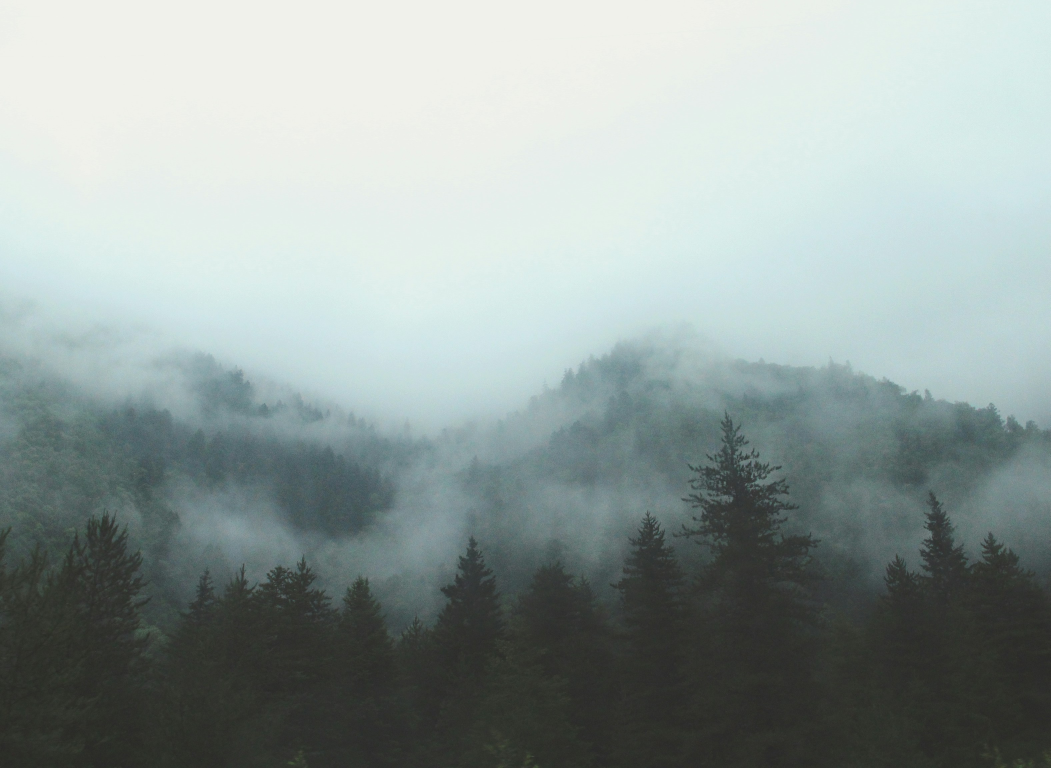
#> input picture Pic_Adjustment/odev_3/test_images/inggrid-koe-kbKEuU-YEIw-unsplash.jpg, 3152 x 2304 px (shown at 1/3 size)
$ python main.py
#> lines starting #> are read from the running program, lines starting #| are printed output that depends on the picture; after the words box and inside, x2 and y2 are one past the last pixel; in counts of white or black regions, pixels touching at a corner belong together
### Pic_Adjustment/odev_3/point_operations.py
"""

Amaç:
Bu dosyada Soru 1 ve Soru 5'te istenen temel nokta işlemleri
(Parlaklık, Kontrast, Negatif, Eşikleme, Gamma düzeltmesi)
fonksiyonlar halinde tanımlanmıştır.
Tüm işlemler NumPy dizileri üzerinde manuel olarak yapılmıştır.
"""

import numpy as np

# -----------------------------------------------------------
# Yardımcı Fonksiyon
# -----------------------------------------------------------
def _to_uint8(arr: np.ndarray) -> np.ndarray:
    """
    Dizi değerlerini [0,255] aralığında sınırlar (clip eder)
    ve uint8 tipine dönüştürür.
    Bu adım taşma (overflow) ve taşma altı (underflow) hatalarını önler.
    """
    return np.clip(arr, 0, 255).astype(np.uint8)

# -----------------------------------------------------------
# 1a) Parlaklık Ayarlama
# -----------------------------------------------------------
def adjust_brightness(img: np.ndarray, value: int) -> np.ndarray:
    """
    Parlaklık ayarlama işlemi.
    Mantık: Her piksel değerine sabit bir sayı eklemek veya çıkarmak.

    Formül: out = in + value
    value > 0 → görüntü aydınlanır
    value < 0 → görüntü kararır
    """
    # int16 kullanıyoruz çünkü uint8 + value taşmaya sebep olabilir
    return _to_uint8(img.astype(np.int16) + int(value))

# -----------------------------------------------------------
# 1b) Kontrast Ayarlama
# -----------------------------------------------------------
def adjust_contrast(img: np.ndarray, factor: float) -> np.ndarray:
    """
    Kontrast değişimi 128 (orta gri) etrafında yapılır.
    Piksel değerleri 128'e göre uzaklaştırılarak veya yaklaştırılarak ölçeklenir.

    Formül: out = factor * (in - 128) + 128
    factor > 1  → kontrast artar (renkler daha belirgin)
    factor < 1  → kontrast azalır (renkler birbirine yaklaşır)
    """
    return _to_uint8(factor * (img.astype(np.float32) - 128.0) + 128.0)

# -----------------------------------------------------------
# 1c) Negatif Görüntü
# -----------------------------------------------------------
def image_negative(img: np.ndarray) -> np.ndarray:
    """
    Negatif dönüşüm:
    Tüm parlaklık değerleri ters çevrilir.
    Karanlık alanlar aydınlanır, aydınlık alanlar kararır.

    Formül: out = 255 - in
    """
    return _to_uint8(255 - img.astype(np.int16))

# -----------------------------------------------------------
# 1d) Eşikleme (Thresholding)
# -----------------------------------------------------------
def threshold(img: np.ndarray, T: int) -> np.ndarray:
    """
    Basit ikili eşikleme işlemi.
    Eğer piksel değeri T'den büyükse 255 (beyaz), küçükse 0 (siyah) yapılır.

    Örnek:
      T = 120 → 120 üzeri beyaz, altı siyah.
    """
    return (img > int(T)).astype(np.uint8) * 255

# -----------------------------------------------------------
# 5) Gamma Düzeltmesi
# -----------------------------------------------------------
def gamma_correction(img: np.ndarray, gamma: float) -> np.ndarray:
    """
    Gamma düzeltmesi (nonlineer ton ayarlama).
    Görselin genel parlaklık dengesini değiştirir.

    Formül: out = 255 * (in / 255) ^ gamma

    γ < 1  → koyu alanları aydınlatır
    γ > 1  → parlak alanları bastırır
    γ = 1  → görüntü değişmez
    """
    # Piksel değerlerini 0-1 aralığına indiriyoruz
    x = img.astype(np.float32) / 255.0
    # Gamma fonksiyonu uygulanır
    y = np.power(x, float(gamma))
    # Tekrar 0-255 aralığına çıkarılır
    return _to_uint8(y * 255.0)

### Pic_Adjustment/odev_3/histogram_processing.py
"""
Amaç:
Bu dosyada histogram ve istatistik temelli işlemler (Soru 2, 3 ve 4)
yer alıyor. Tüm işlemler sıfırdan, NumPy kullanılarak manuel biçimde yapılmıştır.
"""

import numpy as np

# -----------------------------------------------------------
# 2a) Histogram Hesaplama
# -----------------------------------------------------------
def compute_histogram(img: np.ndarray) -> np.ndarray:
    """
    Gri-seviye bir görüntünün histogramını manuel olarak hesaplar.

    Mantık:
      - 0–255 aralığında 256 olasılık vardır.
      - Her pikselin yoğunluk değerine göre sayım yapılır.

    Dönüş:
      hist : Uzunluğu 256 olan bir dizi (her bin = kaç piksel var)
    """
    hist = np.zeros(256, dtype=np.int64)  # 256 olası gri seviye
    for v in img.ravel():                 # görüntüyü 1D vektör gibi düşün
        hist[int(v)] += 1                 # her değerin sıklığını say
    return hist

# -----------------------------------------------------------
# 2b) Görüntü İstatistikleri
# -----------------------------------------------------------
def image_stats(img: np.ndarray) -> dict:
    """
    Bir görüntü için temel istatistikleri döndürür:
      - Ortalama (mean)
      - Standart sapma (std)
      - Entropi (bilgi miktarı)
      - Minimum ve maksimum değerler

    Entropi, olasılık dağılımı p ile hesaplanır:
      entropy = -Σ(p * log2(p)), p>0 olan değerler için
    """
    hist = compute_histogram(img)         # önce histogramı al
    N = img.size                          # toplam piksel sayısı
    p = hist / float(N)                   # PDF (olasılık dağılımı)
    nz = p[p > 0]                         # 0 olanları çıkar (log2(0) tanımsız)
    entropy = -np.sum(nz * np.log2(nz))   # entropi formülü

    # Sözlük olarak döndür (kolay erişim için)
    return dict(
        mean=float(np.mean(img)),
        std=float(np.std(img)),
        entropy=float(entropy),
        min=int(np.min(img)),
        max=int(np.max(img)),
    )

# -----------------------------------------------------------
# 3) Kontrast Germe (Contrast Stretching)
# -----------------------------------------------------------
def contrast_stretch(img: np.ndarray) -> np.ndarray:
    """
    Kontrast Germe işlemi:
    Piksel değerlerini [min, max] aralığından [0, 255] aralığına yeniden ölçekler.

    Formül:
      out = (in - min) / (max - min) * 255

    Amaç:
      - Düşük kontrastlı görüntüleri genişletip daha net hale getirmek.
      - Eğer min ve max eşitse (düz görüntü), sıfır matris döndürür.
    """
    lo = float(np.min(img))
    hi = float(np.max(img))
    if hi == lo:
        # Tüm pikseller aynıysa kontrast germe yapılamaz
        return np.zeros_like(img, dtype=np.uint8)

    # Germe işlemi (float32 kullanılmazsa precision kaybı olabilir)
    out = (img.astype(np.float32) - lo) / (hi - lo) * 255.0
    return out.astype(np.uint8)

# -----------------------------------------------------------
# 4) Histogram Eşitleme (Histogram Equalization)
# -----------------------------------------------------------
def hist_equalize(img: np.ndarray) -> np.ndarray:
    """
    Histogram Eşitleme işlemi (manuel implementasyon).

    Adımlar:
      1. Histogramı hesapla.
      2. Olasılık yoğunluk fonksiyonu (pdf) oluştur: hist / N
      3. Kümülatif dağılım fonksiyonu (cdf) hesapla: np.cumsum(pdf)
      4. Yeni değerleri belirle: LUT = floor(255 * cdf)
      5. Her pikseli LUT tablosu ile dönüştür.

    Sonuç:
      - Karanlık ve aydınlık tonlar daha dengeli dağılır.
      - Görüntü genel olarak daha kontrastlı görünür.
    """
    hist = compute_histogram(img)
    pdf = hist / float(img.size)              # Olasılık dağılımı
    cdf = np.cumsum(pdf)                      # Kümülatif dağılım fonksiyonu
    lut = np.floor(255 * cdf).astype(np.uint8) # Look-Up Table (0–255 dönüşümü)
    return lut[img]                           # Her pikseli yeni değere eşleştir

### Pic_Adjustment/odev_3/main.py
"""
Not:
- Tüm ağır iş (parlaklık/kontrast/negatif/threshold/gamma, histogram,
  kontrast germe ve histogram eşitleme) ayrı modüllerde yazıldı.
- Buradaki kod sadece "orkestra şefi" gibi davranır: yükler, çağırır, kaydeder.
"""

import os
from pathlib import Path
import numpy as np
import cv2
import matplotlib.pyplot as plt

# --- Kendi fonksiyonlarımızı içe aktaralım (ayrı dosyalara yazdım) ---
from point_operations import (
    adjust_brightness, adjust_contrast, image_negative, threshold, gamma_correction
)
from histogram_processing import (
    compute_histogram, image_stats, contrast_stretch, hist_equalize
)

# --- Klasör kurulumları ---
BASE = Path(__file__).resolve().parent             # projenin bulunduğu klasör
IMG_DIR = BASE / "test_images"                     # giriş görselleri
OUT_DIR = BASE / "results"                         # tüm çıktılar buraya düşer
OUT_DIR.mkdir(parents=True, exist_ok=True)         # yoksa oluştur

# --- Bu ödevde kullanacağımız DÖRT görüntünün kesin isimleri ---
# (dosya adları birebir böyle olmalı; yoksa cv2.imread None döndürür)
TEST_IMAGES = [
    "inggrid-koe-kbKEuU-YEIw-unsplash.jpg",          # foggy forest (low-contrast)
    "michael-tomlinson-ih2JHLPy6vg-unsplash.jpg",    # bridge B&W (high-contrast)
    "vladut-anton-Q0GHqEaHEhA-unsplash.jpg",         # bright field (overexposed)
    "yiran-ding-IrGyuTSrkK4-unsplash.jpg",           # night street (dark)
]

def load_gray(path: Path, size=(256, 256)):
    """
    Bir görüntüyü GRAYSCALE olarak okur ve (isteğe bağlı) ortak boyuta getirir.
    Neden? Tüm işlemleri adil kıyaslamak ve çıktı boyutlarını sabit tutmak için.

    Parametreler:
      path : görüntü dosyasının yolu
      size : (genişlik, yükseklik) -> None verirsek yeniden boyutlanmaz

    Dönüş:
      img  : uint8, 0–255 aralığında, tek kanallı görüntü
    """
    img = cv2.imread(str(path), cv2.IMREAD_GRAYSCALE)
    if img is None:
        # Burada hata vermek iyi; sessizce devam edersek neyin yanlış gittiğini bulmak zorlaşır.
        raise FileNotFoundError(f"Cannot open: {path}")
    if size is not None:
        img = cv2.resize(img, size, interpolation=cv2.INTER_AREA)
    return img

def save_img(name: str, img: np.ndarray) -> Path:
    """
    Görseli results/ klasörüne kaydeder ve yolunu döndürür.
    """
    p = OUT_DIR / name
    cv2.imwrite(str(p), img)
    return p

def save_hist(name: str, img: np.ndarray) -> Path:
    """
    Görüntünün histogramını (manuel hist ile) çizer ve PNG olarak kaydeder.
    Neden manuel hist? Ödev gereği histogram hesaplamasını kendimiz yaptık.
    """
    hist = compute_histogram(img)
    plt.figure()
    plt.title(name)
    plt.xlabel("Intensity")
    plt.ylabel("Frequency")
    plt.bar(np.arange(256), hist)  # 0..255 binleri
    plt.tight_layout()
    p = OUT_DIR / f"{name}_hist.png"
    plt.savefig(p)
    plt.close()
    return p

def show_2x2(tag: str, A: np.ndarray, B: np.ndarray, titleA: str, titleB: str) -> Path:
    """
    2x2 kıyas çizimi: Üstte görüntüler, altta her birinin histogramı.
    Rapor için tek görselde hem çıktı hem de dağılımı beraber sunmak çok pratik.
    """
    fig, axs = plt.subplots(2, 2, figsize=(8, 6))

    # ÜST SATIR: görüntüler
    axs[0, 0].imshow(A, cmap="gray", vmin=0, vmax=255)
    axs[0, 0].set_title(titleA)
    axs[0, 0].axis("off")

    axs[0, 1].imshow(B, cmap="gray", vmin=0, vmax=255)
    axs[0, 1].set_title(titleB)
    axs[0, 1].axis("off")

    # ALT SATIR: histogramlar (manuel hist fonksiyonu)
    ha = compute_histogram(A)
    hb = compute_histogram(B)
    axs[1, 0].bar(np.arange(256), ha)
    axs[1, 0].set_title(f"{titleA} Histogram")
    axs[1, 0].set_xlabel("Intensity")
    axs[1, 0].set_ylabel("Frequency")

    axs[1, 1].bar(np.arange(256), hb)
    axs[1, 1].set_title(f"{titleB} Histogram")
    axs[1, 1].set_xlabel("Intensity")

    fig.tight_layout()
    out = OUT_DIR / f"{tag}_2x2.png"
    fig.savefig(out)
    plt.close(fig)
    return out

# --------------------------------------------------------------------
# SORULAR (her biri ayrı küçük "pipeline" gibi)
# --------------------------------------------------------------------

def run_q1_point_ops(img: np.ndarray, stem: str) -> None:
    """
    Soru 1 – Temel Nokta İşlemleri:
      - Parlaklık: ±40
      - Kontrast : ×1.5 ve ×0.7 (128 etrafında)
      - Negatif  : 255 - p
      - Threshold: T = medyan (basit ve otomatik bir seçim)
    """
    # Parlaklık
    save_img(f"{stem}_bright_plus.jpg", adjust_brightness(img, +40))
    save_img(f"{stem}_bright_minus.jpg", adjust_brightness(img, -40))

    # Kontrast (daha sert ve daha yumuşak)
    save_img(f"{stem}_contrast_1_5.jpg", adjust_contrast(img, 1.5))
    save_img(f"{stem}_contrast_0_7.jpg", adjust_contrast(img, 0.7))

    # Negatif
    save_img(f"{stem}_negative.jpg", image_negative(img))

    # Threshold (medyandan daha büyük olanları beyaz yap)
    T = int(np.percentile(img, 50))  # median ~= %50 persentil
    save_img(f"{stem}_thresh_{T}.jpg", threshold(img, T))

def run_q2_hist_and_stats(img: np.ndarray, stem: str) -> None:
    """
    Soru 2 – Histogram ve İstatistikler:
      - Histogram grafiği PNG olarak kaydedilir.
      - mean, std, entropy, min, max -> TXT dosyası olarak kaydedilir.
    """
    save_hist(f"{stem}_orig", img)
    stats = image_stats(img)
    with open(OUT_DIR / f"{stem}_stats.txt", "w", encoding="utf-8") as f:
        for k, v in stats.items():
            f.write(f"{k}: {v}\n")

def run_q3_contrast_stretch(img: np.ndarray, stem: str) -> None:
    """
    Soru 3 – Kontrast Germe:
      - Dinamik aralığı [min, max] -> [0, 255] ölçekle.
      - Hem çıktı görselini hem de 2x2 kıyası kaydet.
    """
    stretched = contrast_stretch(img)
    save_img(f"{stem}_stretched.jpg", stretched)
    show_2x2(f"{stem}_stretch", img, stretched, "Original", "Contrast Stretched")

def run_q4_hist_eq(img: np.ndarray, stem: str) -> None:
    """
    Soru 4 – Histogram Eşitleme:
      - CDF tabanlı LUT ile piksel değerlerini yeniden dağıt.
      - 2x2 kıyas görseli de üret.
    """
    heq = hist_equalize(img)
    save_img(f"{stem}_histeq.jpg", heq)
    show_2x2(f"{stem}_histeq", img, heq, "Original", "Hist. Equalized")

def run_q5_gamma(img: np.ndarray, stem: str) -> None:
    """
    Soru 5 – Gamma Düzeltmesi:
      - Farklı gamma değerlerinin (0.5, 1.0, 1.5, 2.0, 2.5) çıktılarını kaydet.
      - γ < 1 -> karanlık bölgeler açılır; γ > 1 -> parlak bölgeler bastırılır.
    """
    for g in [0.5, 1.0, 1.5, 2.0, 2.5]:
        save_img(f"{stem}_gamma_{str(g).replace('.', '_')}.jpg", gamma_correction(img, g))

# --------------------------------------------------------------------
# ANA AKIŞ
# --------------------------------------------------------------------

def main() -> None:
    """
    Her görüntü için:
      1) Yükle (grayscale + 256x256)
      2) Orijinali kaydet
      3) Soru 1–5 fonksiyonlarını sırayla çalıştır
      4) Konsola kısa durum mesajı yaz
    """
    print("=== Görüntü İşleme 3 – Runner ===")
    for fname in TEST_IMAGES:
        path = IMG_DIR / fname
        img = load_gray(path)                     # grayscale 256×256
        stem = Path(fname).stem
        save_img(f"{stem}_gray.jpg", img)         # referans olarak orijinali kaydet

        # Ödevde istenen beş bölüm:
        run_q1_point_ops(img, stem)               # Soru 1
#> in _to_uint8 (call 5), `return np.clip(arr, 0, 255).astype(np.uint8)`:
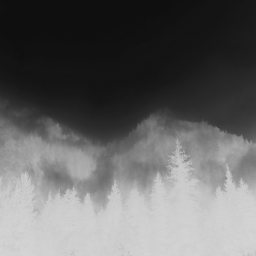
#> returned value: shape (256, 256); min 15, max 213, mean 100.2
#> in run_q1_point_ops, `T = int(np.percentile(img, 50))`: T = 176
#> in threshold, `return (img > int(T)).astype(np.uint8) * 255`:
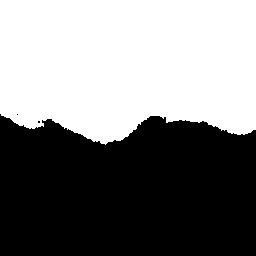
#> returned value: shape (256, 256); 50% white; 1 white region, box (x1, y1, x2, y2) and area: (0, 0, 256, 145) 32746
        run_q2_hist_and_stats(img, stem)          # Soru 2
#> after the loop in compute_histogram, `for v in img.ravel():`: hist = 256 values, max 5594 at index 240, min 0 at index 0, mean 256
#> in save_hist, `plt.savefig(p)`:
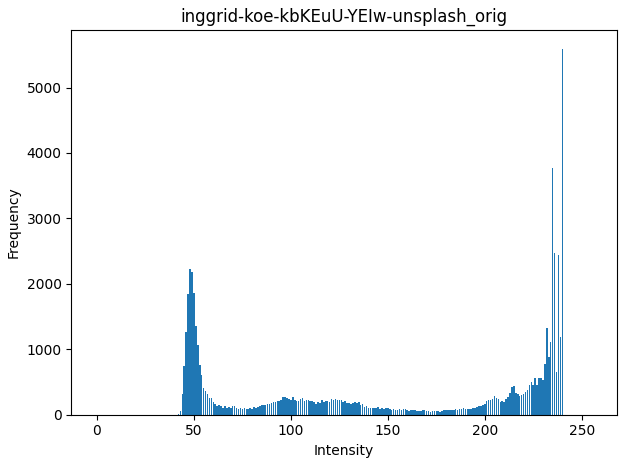
#> figure drawn by matplotlib, 1 panel; tallest bar 5594 high, from x = 239.6 to 240.4
#> in image_stats, `p = hist / float(N)`: p = 256 values, max 0.0854 at index 240, min 0 at index 0, mean 0.00391
#> in image_stats, `nz = p[p > 0]`: nz = 199 values, max 0.0854 at index 198, min 0.000107 at index 0, mean 0.00503
#> in image_stats, `entropy = -np.sum(nz * np.log2(nz))`: entropy = 6.56
#> in run_q2_hist_and_stats, `stats = image_stats(img)`: stats = {'mean': 154.8, 'std': 78.13, 'entropy': 6.56, 'min': 42, 'max': 240}
#> the loop in run_q2_hist_and_stats, `for k, v in stats.items():` made 5 passes
#> (k, v) on passes 1 to 5: ('mean', 154.8), ('std', 78.13), ('entropy', 6.56), ('min', 42), ('max', 240)
        run_q3_contrast_stretch(img, stem)        # Soru 3
#> in contrast_stretch, `lo = float(np.min(img))`: lo = 42
#> in contrast_stretch, `hi = float(np.max(img))`: hi = 240
#> in contrast_stretch, `out = (img.astype(np.float32) - lo) / (hi - lo) * 255.0`:
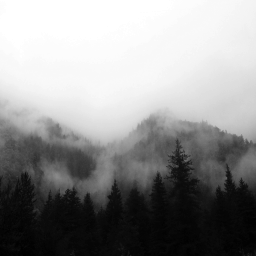
#> out: shape (256, 256) float32; min 0, max 255, mean 145.3
#> in show_2x2, `ha = compute_histogram(A)`: ha has the same summary as hist in compute_histogram
#> in show_2x2, `hb = compute_histogram(B)`: hb = 256 values, max 5594 at index 255, min 0 at index 4, mean 256
#> in show_2x2, `fig.savefig(out)`:
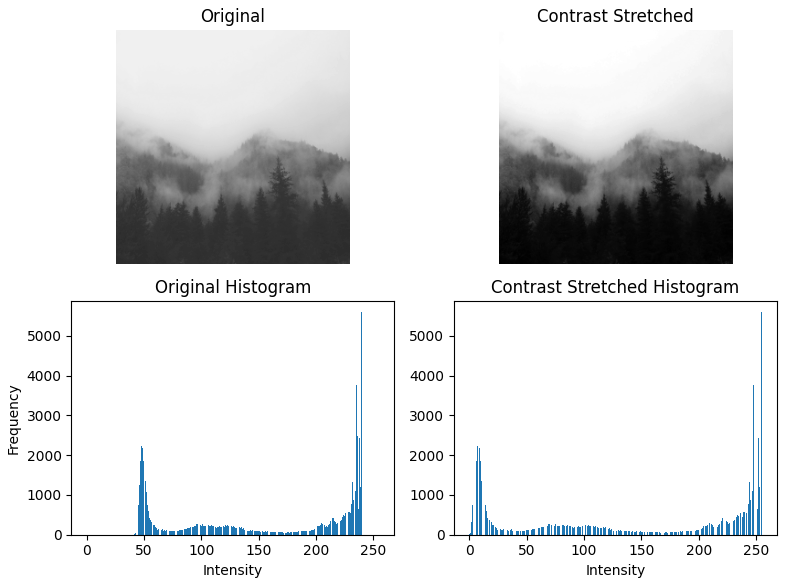
#> figure drawn by matplotlib, 4 panels; panel 3: tallest bar 5594 high, from x = 239.6 to 240.4; panel 4: tallest bar 5594 high, from x = 254.6 to 255.4
        run_q4_hist_eq(img, stem)                 # Soru 4
#> in hist_equalize, `pdf = hist / float(img.size)`: pdf has the same summary as p in image_stats
#> in hist_equalize, `cdf = np.cumsum(pdf)`: cdf = 256 values from 0 to 1
#> in hist_equalize, `lut = np.floor(255 * cdf).astype(np.uint8)`: lut = 256 values from 0 to 255
#> in hist_equalize, `return lut[img]`:
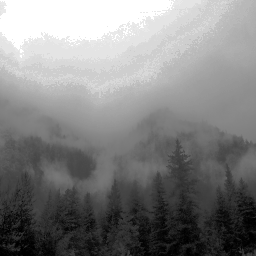
#> returned value: shape (256, 256); min 0, max 255, mean 129.8
        run_q5_gamma(img, stem)                   # Soru 5
#> the loop in run_q5_gamma, `for g in [0.5, 1.0, 1.5, 2.0, 2.5]:` made 5 passes
#> pass 3, in gamma_correction (call 3), `y = np.power(x, float(gamma))`:
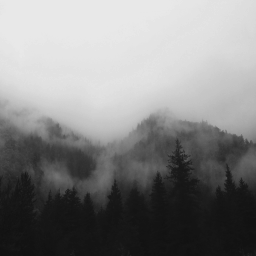
#> y: shape (256, 256) float32; min 0.0668, max 0.913, mean 0.52

        print(f"Processed: {fname}")

    print(f"All outputs saved in: {OUT_DIR}")

if __name__ == "__main__":
#> (the run stopped early here; a loop or call above may not have finished)
